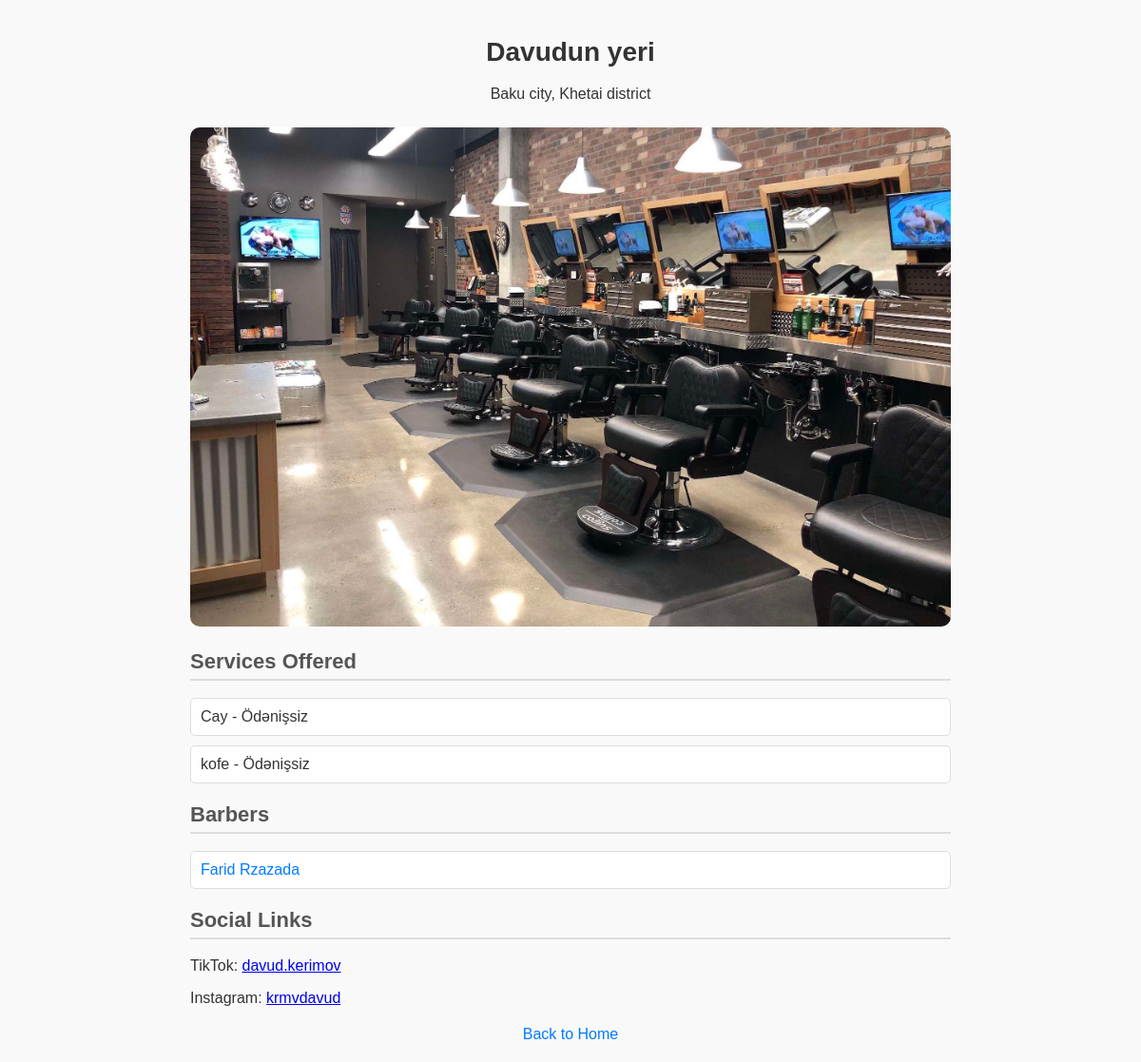
The app's page /users/salons/salon/1/ (signed in) with its own data.
### salons/models.py (models this page shows, shortened)
class Salon(models.Model):
    name = models.CharField(max_length=100)
    address = models.CharField(max_length=255)
    phone = models.CharField(max_length=15)
    description = models.TextField()
    barbers = models.ManyToManyField('users.Barber', blank=True, related_name='salon_list')
    services = models.ManyToManyField('services.SalonServices', blank=True, related_name='salons_list')
    image = models.ImageField(upload_to='media/salons')
    tiktok_username = models.CharField(max_length=100, blank=True, null=True)
    instagram_username = models.CharField(max_length=100, blank=True, null=True)
    password = models.CharField(max_length=128)
    @property
    def tiktok_link(self):
        if self.tiktok_username:
            return f"https://www.tiktok.com/@{self.tiktok_username}"
        return None
    @property
    def instagram_link(self):
        if self.instagram_username:
            return f"https://www.instagram.com/{self.instagram_username}"
        return None

### services/models.py (models this page shows, shortened)
class SalonServices(models.Model):
    name = models.CharField(max_length=100)
    price = models.DecimalField(max_digits=10, decimal_places=2, blank=True, null=True, default="Ödənişsiz")
    price_curency = models.ForeignKey(PriceCurency, on_delete=models.SET_NULL, null=True, blank=True)

### users/models.py (models this page shows, shortened)
class Barber(models.Model):
    user = models.ForeignKey(User, on_delete=models.CASCADE, blank=True, null=True)
    first_name = models.CharField(max_length=100)
    last_name = models.CharField(max_length=100)
    phone_number = models.CharField(max_length=20, blank=True)
    email = models.EmailField()
    address = models.CharField(max_length=255, blank=True, null=True)
    image = models.ImageField(upload_to='media/barber')
    description = models.TextField()
    services = models.ManyToManyField('services.BarberServices', related_name='barbers_list', blank=True)
    salons = models.ManyToManyField('salons.Salon', blank=True, related_name='barbers_in_salon')
    tiktok_username = models.CharField(max_length=100, blank=True, null=True)
    instagram_username = models.CharField(max_length=100, blank=True, null=True)
    password = models.CharField(max_length=128)  # Example of a password field

### users/views.py (the view)
# urls.py: path('salons/salon/<int:pk>/', views.salon_detail, name='salon_detail'),
@login_required
def salon_detail(request, pk):
    salon = get_object_or_404(Salon, pk=pk)
    services = salon.services.all()
    barbers = Barber.objects.filter(salons=salon)
    return render(request, 'users/salon_detail.html', {
        'salon': salon,
        'services': services,
        'barbers': barbers,
    })

### users/templates/users/salon_detail.html (shortened to what this page needs)
{% load static %}
<!DOCTYPE html>
<html lang="en">
<head>
    <link rel="stylesheet" href="{% static 'users/salon_detail.css' %}">
</head>
<body>
    <div class="container">
        <header>
            <h1>{{ salon.name }}</h1>
            <p>{{ salon.address }}</p>
            <img src="{{ salon.image.url }}" alt="{{ salon.name }}" class="salon-image">
        </header>
        <div class="details">
            <h2>Services Offered</h2>
            <ul>
                {% for service in services %}
                    <li>
                        {{ service.name }} -
                        {% if service.price %}
                            {{ service.price }}
                        {% else %}
                            Ödənişsiz
                        {% endif %}
                    </li>
                {% empty %}
                    <li>No services available.</li>
                {% endfor %}
            </ul>
            <h2>Barbers</h2>
            <ul>
                {% for barber in barbers %}
                    <li>
                        <a href="{% url 'barber_detail' barber.id %}">
                            {{ barber.first_name }} {{ barber.last_name }}
                        </a>
                    </li>
                {% empty %}
                    <li>No barbers available in this salon.</li>
                {% endfor %}
            </ul>
            <h2>Social Links</h2>
            <p>TikTok:
                {% if salon.tiktok_username %}
                    <a href="{{ salon.tiktok_link }}" target="_blank">{{ salon.tiktok_username }}</a>
                {% else %}
                    No TikTok link available.
                {% endif %}
            </p>
            <p>Instagram:
                {% if salon.instagram_username %}
                    <a href="{{ salon.instagram_link }}" target="_blank">{{ salon.instagram_username }}</a>
                {% else %}
                    No Instagram link available.
                {% endif %}
            </p>
        </div>
        <footer>
            <a href="{% url 'home' %}">Back to Home</a>
        </footer>
    </div>
</body>
</html>

### users/static/users/salon_detail.css (style rules this page uses)
body { font-family: Arial, sans-serif; margin: 0; padding: 0; background-color: #f9f9f9; color: #333; }
.container { max-width: 800px; margin: 0 auto; padding: 20px; }
header { text-align: center; margin-bottom: 20px; }
h1 { font-size: 28px; color: #333; }
.salon-image { width: 100%; height: auto; border-radius: 10px; margin-top: 10px; }
.details h2 { color: #555; margin-top: 20px; font-size: 22px; border-bottom: 2px solid #ddd; padding-bottom: 5px; }
ul { list-style-type: none; padding: 0; }
ul li { margin: 10px 0; padding: 10px; background-color: #fff; border: 1px solid #ddd; border-radius: 5px; transition: background-color 0.3s ease; }
ul li a { text-decoration: none; color: #007bff; }
footer { margin-top: 20px; text-align: center; }
footer a { text-decoration: none; color: #007bff; }

### records on screen
Salon: name "Davudun yeri", address "Baku city, Khetai district", image (picture), tiktok_username "davud.kerimov", instagram_username "krmvdavud"
SalonServices: name "Cay", shows "Ödənişsiz"
SalonServices: name "kofe", shows "Ödənişsiz"
Barber: first_name "Farid", last_name "Rzazada"
